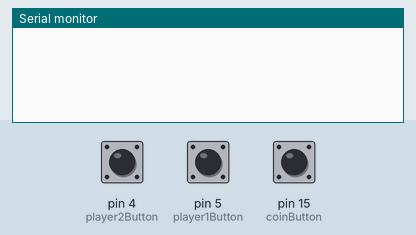
Recording of a sketch running on a simulated Arduino Leonardo, built with avr-gcc and run on an emulated ATmega32U4. Shown: the last lines printed to the serial monitor. The inputs (shaded band) are chosen by the test bench; at power-on: pin 4 (player2Button) HIGH, pin 5 (player1Button) HIGH, pin 15 (coinButton) HIGH. USB keyboard and mouse output is not drawn.

Above: at 1.2 s.
1.3 s: pin 4 (player2Button) pulled LOW for 0.15 s
At 1.8 s:
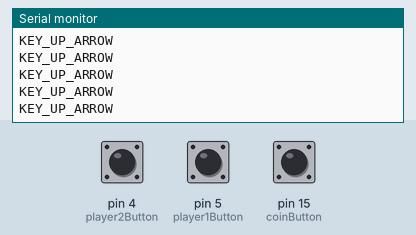
2.9 s: pin 5 (player1Button) pulled LOW for 0.15 s
At 4.2 s:
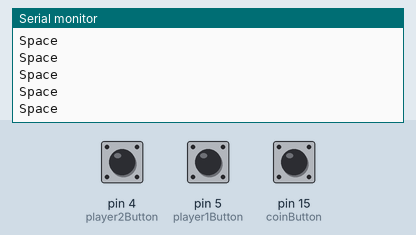
4.5 s: pin 15 (coinButton) pulled LOW for 0.15 s
At 5.4 s:
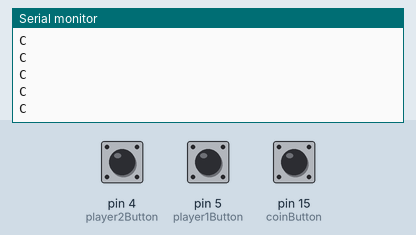

The sketch:

INTERFACE_CROSSY_ROAD_USB.ino
```cpp
//Autor: Vitor Gabriel
//Programa: Interface Crossy Road Arcade USB
//Data: 28/09/2025

#include <Keyboard.h>

// Fios:
#define player1Button 5 //Jogador 1
#define coinButton 15 //Coin
#define player2Button 4 //Jogador 2

bool checkReleased = false;

void setup() {
  Serial.begin(9600);

  pinMode(player1Button, INPUT_PULLUP); //Pagar
  pinMode(coinButton, INPUT_PULLUP); //Coin
  pinMode(player2Button, INPUT_PULLUP); //Leitura
  Keyboard.begin();
}

void loop() {

  //Terra
  if (digitalRead(player1Button) == LOW)
  {
    Serial.println("Space");
    Keyboard.press(32); //Space
  }
  else {
    Keyboard.release(32);
  }

  if (digitalRead(coinButton) == LOW)
  {
    Serial.println("C");
    Keyboard.press(67); //C
  }
  else {
    Keyboard.release(67);
  }

  if (digitalRead(player2Button) == LOW)
  {
    Serial.println("KEY_UP_ARROW");
    Keyboard.press(KEY_UP_ARROW); //KEY_UP_ARROW
  }
  else {
    Keyboard.release(KEY_UP_ARROW);
  }

  if(!checkReleased)
  {
    digitalWrite(player1Button, HIGH);
    digitalWrite(coinButton, HIGH);
    digitalWrite(player2Button, HIGH);
    Keyboard.releaseAll();
    checkReleased = true;
  }
}

//
```

Measured:
- after the input at 1.3 s, the serial monitor: prints a new line at once (image 1)
- after the input at 2.9 s, the serial monitor: prints a new line at once (image 2)
- after the input at 4.5 s, the serial monitor: prints a new line at once (image 3)
